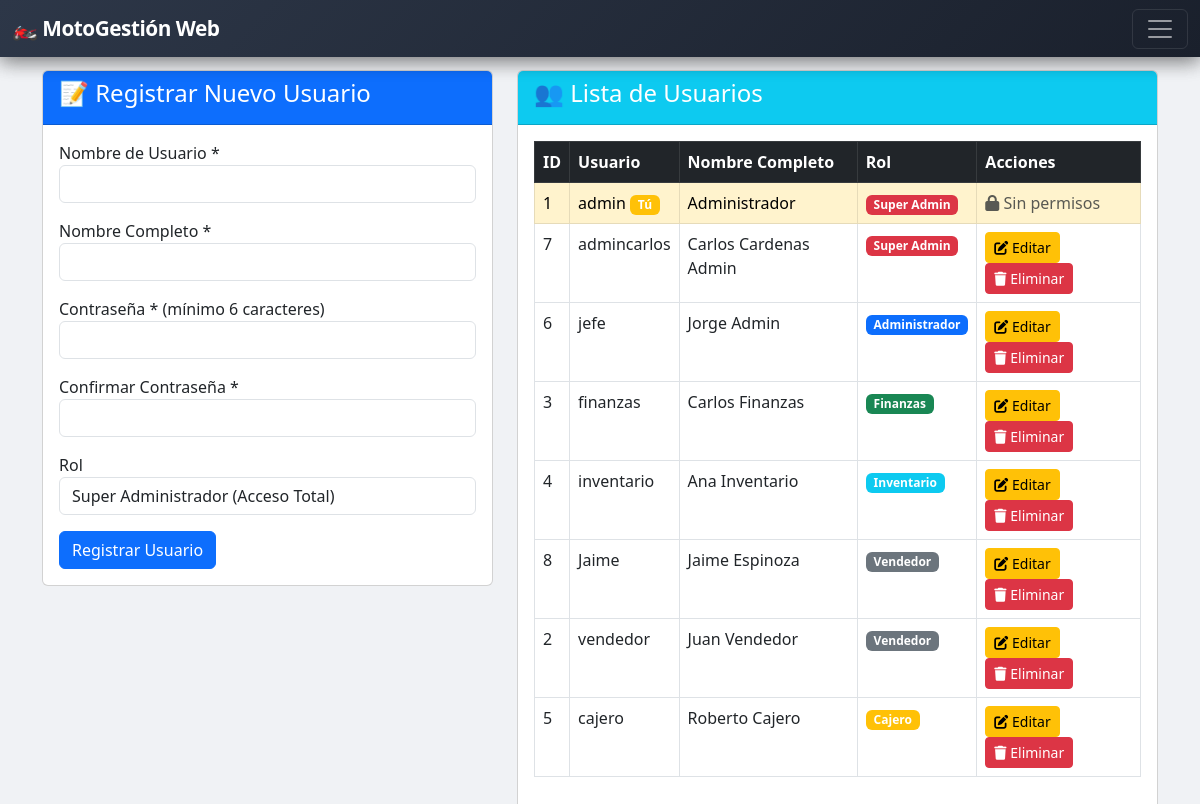
/register.php (signed in), run on the app's committed database.
### tables this page shows
CREATE TABLE `users` (
  `id` int(11) NOT NULL,
  `username` varchar(50) NOT NULL,
  `password` varchar(255) NOT NULL,
  `fullname` varchar(100) NOT NULL,
  `role` enum('admin','seller','superadmin','finance','inventory','cashier') DEFAULT 'seller',
  `created_at` timestamp NULL DEFAULT current_timestamp()
);

### register.php (the view, shortened to what this page needs)
<?php
require_once '../../config/database.php';
$currentRole = $_SESSION['role'];
$currentUserId = $_SESSION['user_id'];
$editMode = false;
if ($currentRole == 'superadmin') {
    $users = $pdo->query("SELECT id, username, fullname, role, created_at FROM users ORDER BY
                          FIELD(role, 'superadmin', 'admin', 'finance', 'inventory', 'seller', 'cashier'), username")->fetchAll();
} else {
    $stmt = $pdo->prepare("SELECT id, username, fullname, role, created_at FROM users
                           WHERE role != 'superadmin'
                           ORDER BY FIELD(role, 'admin', 'finance', 'inventory', 'seller', 'cashier'), username");
    $stmt->execute();
    $users = $stmt->fetchAll();
}
include '../../includes/header.php';
include '../../includes/sidebar.php';
?>
<div class="container mt-4">
    <div class="row">
        <div class="col-md-5">
            <div class="card">
                <div class="card-header bg-primary text-white">
                    <h4><?= $editMode ? '✏️ Editar Usuario' : '📝 Registrar Nuevo Usuario' ?></h4>
                </div>
                <div class="card-body">
                    <form method="POST">
                        <div class="mb-3">
                            <label>Nombre de Usuario *</label>
                            <input type="text" name="username" class="form-control"
                                   value="<?= htmlspecialchars($editMode ? $editUser['username'] : ($_POST['username'] ?? '')) ?>"
                                   required <?= $editMode ? 'readonly' : '' ?>>
                        </div>
                        <div class="mb-3">
                            <label>Nombre Completo *</label>
                            <input type="text" name="fullname" class="form-control"
                                   value="<?= htmlspecialchars($editMode ? $editUser['fullname'] : ($_POST['fullname'] ?? '')) ?>"
                                   required>
                        </div>
                        <div class="mb-3">
                            <label><?= $editMode ? 'Nueva Contraseña (dejar vacío para no cambiar)' : 'Contraseña * (mínimo 6 caracteres)' ?></label>
                            <input type="password" name="password" class="form-control" <?= !$editMode ? 'required' : '' ?>>
                        </div>
                        <?php if (!$editMode): ?>
                            <div class="mb-3">
                                <label>Confirmar Contraseña *</label>
                                <input type="password" name="confirm_password" class="form-control" required>
                            </div>
                        <?php endif; ?>
                        <div class="mb-3">
                            <label>Rol</label>
                            <select name="role" class="form-control"
                                    <?= ($editMode && $editUser['role'] == 'superadmin') ? 'disabled' : '' ?>>
                                <?php if ($currentRole == 'superadmin'): ?>
                                    <option value="superadmin" <?= ($editMode && $editUser['role'] == 'superadmin') ? 'selected' : '' ?>>Super Administrador (Acceso Total)</option>
                                <?php endif; ?>
                            </select>
                        </div>
                        <button type="submit" class="btn btn-primary">
                            <?= $editMode ? 'Actualizar Usuario' : 'Registrar Usuario' ?>
                        </button>
                    </form>
                </div>
            </div>
        </div>
        <div class="col-md-7">
            <div class="card">
                <div class="card-header bg-info text-white">
                    <h4>👥 Lista de Usuarios</h4>
                </div>
                <div class="card-body">
                    <?php if (empty($users)): ?>
                        <div class="alert alert-info">No hay usuarios disponibles para mostrar</div>
                    <?php else: ?>
                        <div class="table-responsive">
                            <table class="table table-bordered table-hover">
                                <thead class="table-dark">
                                    <tr>
                                        <th>ID</th>
                                        <th>Usuario</th>
                                        <th>Nombre Completo</th>
                                        <th>Rol</th>
                                        <th>Acciones</th>
                                    </tr>
                                </thead>
                                <tbody>
                                    <?php foreach ($users as $user): ?>
                                        <?php
                                        $canModify = true;
                                        if ($user['id'] == $currentUserId) {
                                            $canModify = false;
                                        }
                                        ?>
                                        <tr class="<?= $user['id'] == $currentUserId ? 'table-warning' : '' ?>">
                                            <td><?= $user['id'] ?></td>
                                            <td><?= htmlspecialchars($user['username']) ?>
                                                <?= $user['id'] == $currentUserId ? ' <span class="badge bg-warning">Tú</span>' : '' ?>
                                            </td>
                                            <td><?= htmlspecialchars($user['fullname']) ?></td>
                                            <td>
                                                <?php
                                                $badgeClass = match($user['role']) {
                                                    'superadmin' => 'bg-danger',
                                                    'admin' => 'bg-primary',
                                                    'finance' => 'bg-success',
                                                    'inventory' => 'bg-info',
                                                    'seller' => 'bg-secondary',
                                                    'cashier' => 'bg-warning',
                                                    default => 'bg-dark'
                                                };
                                                $roleName = match($user['role']) {
                                                    'superadmin' => 'Super Admin',
                                                    'admin' => 'Administrador',
                                                    'finance' => 'Finanzas',
                                                    'inventory' => 'Inventario',
                                                    'seller' => 'Vendedor',
                                                    'cashier' => 'Cajero',
                                                    default => $user['role']
                                                };
                                                ?>
                                                <span class="badge <?= $badgeClass ?>"><?= $roleName ?></span>
                                            </td>
                                            <td>
                                                <?php if ($canModify): ?>
                                                    <a href="?edit=<?= $user['id'] ?>" class="btn btn-sm btn-warning">
                                                        <i class="fas fa-edit"></i> Editar
                                                    </a>
                                                    <a href="?delete=<?= $user['id'] ?>"
                                                       class="btn btn-sm btn-danger"
                                                       onclick="return confirm('¿Estás seguro de eliminar a <?= htmlspecialchars($user['username']) ?>?')">
                                                        <i class="fas fa-trash"></i> Eliminar
                                                    </a>
                                                <?php else: ?>
                                                    <span class="text-muted">
                                                        <i class="fas fa-lock"></i> Sin permisos
                                                    </span>
                                                <?php endif; ?>
                                            </td>
                                        </tr>
                                    <?php endforeach; ?>
                                </tbody>
                            </table>
                        </div>
                    <?php endif; ?>
                </div>
            </div>
        </div>
    </div>
</div>
<?php include '../../includes/footer.php'; ?>

### style.css (style rules this page uses)
:root { --primary: #667eea; --primary-dark: #5a67d8; --primary-gradient: linear-gradient(135deg, #667eea 0%, #764ba2 100%); --primary-light: #7c8cf5; --secondary: #764ba2; --success: #48bb78; --warning: #ed8936; --danger: #fc8181; --info: #63b3ed; --dark: #2d3748; --light: #f7fafc; --shadow: 0 10px 40px rgba(102, 126, 234, 0.15); --shadow-hover: 0 20px 60px rgba(102, 126, 234, 0.25); --radius: 20px; --radius-sm: 12px; }
body { background: #f0f2f5; font-family: 'Segoe UI', system-ui, -apple-system, sans-serif; color: #2d3748; }

### header.php (style rules this page uses)
.fas, .far, .fab { font-family: "Font Awesome 6 Free"; }
.fas { font-weight: 900; }

### data on the page
users: id "1", username "admin", shows "Tú", fullname "Administrador", role "Super Admin", shows "Sin permisos"
users: id "7", username "admincarlos", fullname "Carlos Cardenas Admin", role "Super Admin"
users: id "6", username "jefe", fullname "Jorge Admin", role "Administrador"
users: id "3", username "finanzas", fullname "Carlos Finanzas", role "Finanzas"
users: id "4", username "inventario", fullname "Ana Inventario", role "Inventario"
users: id "8", username "Jaime", fullname "Jaime Espinoza", role "Vendedor"
users: id "2", username "vendedor", fullname "Juan Vendedor", role "Vendedor"
users: id "5", username "cajero", fullname "Roberto Cajero", role "Cajero"
